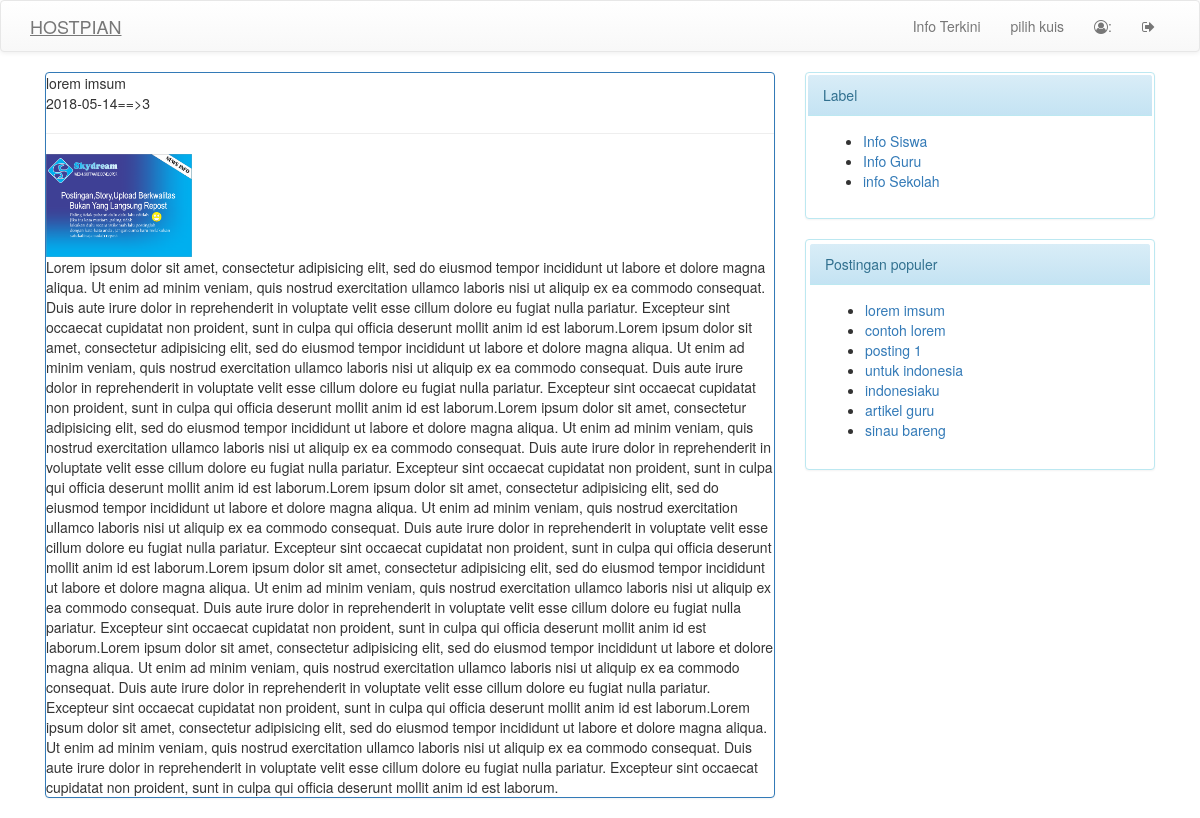
Screenshot of /index.php/c_siswa/baca/1 with the database file from the repository.
### tables this page shows
CREATE TABLE `artikel` (
  `id_artikel` int(11) NOT NULL,
  `judul_artikel` text NOT NULL,
  `tanggal_artikel` date NOT NULL,
  `foto_artikel` text NOT NULL,
  `isi_artikel` text NOT NULL,
  `id_admin` varchar(6) NOT NULL,
  `id_label` int(11) DEFAULT NULL
);

CREATE TABLE `label_artikel` (
  `id_label` int(11) NOT NULL,
  `nama_label` varchar(50) NOT NULL
);

### application/controllers/c_siswa.php (called while the page is built, shortened)
<?php
class C_siswa extends CI_Controller{
	function __construct(){
		$this->load->model('m_query_siswa');
        $this->load->helper('url');
	}
	function baca($id_artikel){
		$where=array('id_artikel'=>$id_artikel);
		$data['artikel_sidebar']=$this->m_query_siswa->artikel()->result();
		$data['artikel']=$this->m_query_siswa->m_kuis($where,'artikel')->result();
		$data['label']=$this->m_query_siswa->label()->result();
		$this->load->view('siswa/header_siswa');
		$this->load->view('siswa/baca_artikel',$data);
	}
}

### index.php (called while the page is built, shortened)
<?php
require_once BASEPATH.'core/CodeIgniter.php';

### application/models/m_query_siswa.php (called while the page is built, shortened)
<?php
class M_query_siswa extends CI_Model{
	function m_kuis($where, $table){
		return $this->db->get_where($table,$where);
	}
	function artikel(){
		return $this->db->get('artikel');
	}
	function label(){
		return $this->db->get('label_artikel');
	}
}

### application/views/siswa/baca_artikel.php (the view)
<div class="container">
	<div class="col-sm-8">
	<?php
		foreach ($artikel as $u) {
	?>
		<div class="panel panel-primary">
			<?php echo $u->judul_artikel."<br/>".$u->tanggal_artikel."==>".$u->id_label;
			$link='assets/img/'.$u->foto_artikel;
			?><hr></hr>
			<img src="<?php echo base_url($link); ?>" width='20%'><br>
			<?php echo $u->isi_artikel ?>
		</div>
	<?php
		}
	 ?>
	</div>
	<div class="col-sm-4">
		<div class='panel panel-info' style='padding:2px;'>
 			<div class="panel-heading">Label</div>
 			<div class="panel-body">
 				<ul>
 				<?php
 					foreach ($label as $u) {
 						$link_label='index.php/c_siswa/label/'.$u->id_label;
 						echo "
 							<li><a href='".base_url($link_label)."'>".$u->nama_label."</a></li>
 						";
 					}
 				 ?>
 				</ul>
 			</div>
 		</div>
 		<div class="panel panel-info" style="padding:4px;">
 			<div class="panel-heading">Postingan populer</div>
 			<div class="panel-body">
 				<ul>
 				<?php
 					foreach ($artikel_sidebar as $u) {
 						$link_bc='index.php/c_siswa/baca/'.$u->id_artikel;
 						echo "<li><a href='".base_url($link_bc)."'>".$u->judul_artikel."</a></li>";
 					}
 				 ?>
 				 </ul>
 			</div>
 		</div>
	</div>
</div>

### rows the page displays
artikel: judul_artikel "lorem imsum", tanggal_artikel "2018-05-14", id_label "3", foto_artikel (picture), isi_artikel "Lorem ipsum dolor sit amet, consectetur adipisicing elit, sed do eiusmod tempor incididunt ut labore et dolore magna aliqua. Ut enim ad minim veniam, quis nostrud exercitation ullamco laboris nisi ut aliquip ex ea commodo consequat. Duis aute irure dolor in reprehenderit in voluptate velit esse cillum dolore eu fugiat nulla pariatur. Excepteur sint occaecat cupidatat non proident, sunt in culpa qui officia deserunt mollit anim id est laborum.Lorem ipsum dolor sit amet, consectetur adipisicing elit, sed do eiusmod tempor incididunt ut labore et dolore magna aliqua. Ut enim ad minim veniam, quis nostrud exercitation ullamco laboris nisi ut aliquip ex ea commodo consequat. Duis aute irure…"
label_artikel: nama_label "Info Siswa"
label_artikel: nama_label "Info Guru"
label_artikel: nama_label "info Sekolah"
artikel: judul_artikel "contoh lorem"
artikel: judul_artikel "posting 1"
artikel: judul_artikel "untuk indonesia"
artikel: judul_artikel "indonesiaku"
artikel: judul_artikel "artikel guru"
artikel: judul_artikel "sinau bareng"
